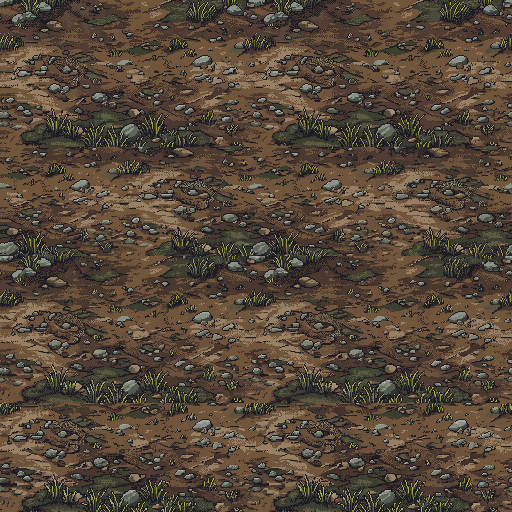
#> input picture ref/preview/ground_pro_512.png, 512 x 512 px, found by its file name
$ python extract_ground_objects.py
#> lines starting #> are read from the running program, lines starting #| are printed output that depends on the picture; after the words box and inside, x2 and y2 are one past the last pixel; in counts of white or black regions, pixels touching at a corner belong together
"""
Slavs - cut stones and grass patches out of the PixelLab ground tile (free objects).

A "tuft" is the grass blades AND the irregular green moss patch they grow from, as
one sprite (the patch is what makes grass look planted instead of pasted on brown).
Sprites are written at art resolution (shown 2x in the game), hard alpha.

    python tools/extract_ground_objects.py
Writes ref/preview/ground_objects/{stone,tuft}_NN.png and ground_objects_catalog.png
"""
import os
import numpy as np
from PIL import Image
from scipy import ndimage as ndi

SRC = "ref/preview/ground_pro_512.png"
OUT = "ref/preview/ground_objects"
os.makedirs(OUT, exist_ok=True)
t = np.asarray(Image.open(SRC).convert("RGB")).astype(np.int32)
R, G, B = t[..., 0], t[..., 1], t[..., 2]
L = 0.299 * R + 0.587 * G + 0.114 * B

green = (G >= R - 4) & (G - B > 20)
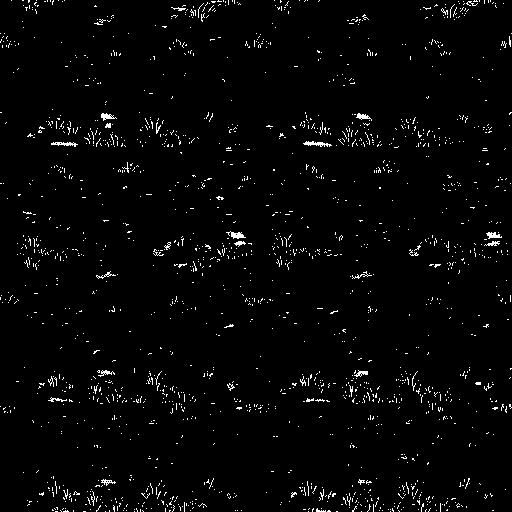
#> green: shape (512, 512) bool; 2.3% white in thin lines or dots
blade = (G > 105) & (G - B > 55) & (G >= R - 10)
#> blade: shape (512, 512) bool; 1.4% white in thin lines or dots
gm = ndi.binary_dilation(green, iterations=2)
#> gm: shape (512, 512) bool; 13.2% white; 502 white regions (207 under 20 px), largest, box (x1, y1, x2, y2) and area: (132, 478, 209, 512) 928, (336, 111, 384, 149) 838, (340, 368, 385, 406) 830
gm = ndi.binary_closing(gm, iterations=2)
#> gm: shape (512, 512) bool; 14% white; 394 white regions (166 under 20 px), largest, box (x1, y1, x2, y2) and area: (172, 229, 254, 278) 1280, (301, 111, 384, 149) 1201, (394, 365, 458, 426) 1122
gm = ndi.binary_fill_holes(gm)
#> gm: shape (512, 512) bool; 14.3% white; 394 white regions (166 under 20 px), largest, box (x1, y1, x2, y2) and area: (172, 229, 254, 278) 1369, (301, 111, 384, 149) 1288, (340, 368, 404, 411) 1188
stone = (R - B < 22) & (L > 62) & ~gm & (G - B < 24)
#> stone: shape (512, 512) bool; 6.4% white; 1888 white regions (1661 under 20 px), largest, box (x1, y1, x2, y2) and area: (377, 118, 396, 138) 187, (0, 242, 19, 255) 178, (121, 124, 138, 138) 166
sm = ndi.binary_dilation(stone, iterations=1)       # includes the dark outline
#> sm: shape (512, 512) bool; 13.4% white; 1165 white regions (694 under 20 px), largest, box (x1, y1, x2, y2) and area: (364, 101, 401, 139) 499, (119, 104, 146, 139) 379, (0, 241, 20, 262) 307
sm &= ~gm
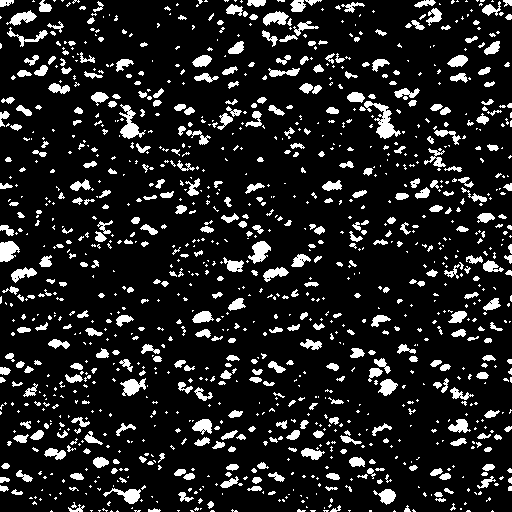
#> sm: shape (512, 512) bool; 12.7% white; 1209 white regions (768 under 20 px), largest, box (x1, y1, x2, y2) and area: (364, 101, 401, 139) 491, (119, 104, 146, 139) 372, (0, 241, 20, 262) 301


def cut(mask, kind, lo, hi, maxdim):
#> called with kind = 'stone', lo = 20, hi = 900, maxdim = 40
    lab, n = ndi.label(mask)
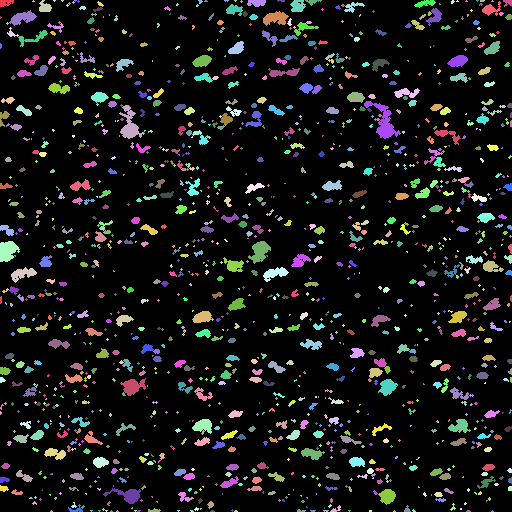
#> lab: shape (512, 512) int32; 1331 distinct labels, from 0 to 1330; one colour per label, 0 black
#> n = 1330
    out = []
    for i in range(1, n + 1):
        m = lab == i
        a = int(m.sum())
        ys, xs = np.where(m)
        h, w = ys.max() - ys.min() + 1, xs.max() - xs.min() + 1
        if a < lo or a > hi or h > maxdim or w > maxdim:
            continue
        y0, x0 = ys.min(), xs.min()
        rgba = np.zeros((h, w, 4), np.uint8)
        sub = m[y0:y0 + h, x0:x0 + w]
        rgba[..., :3] = t[y0:y0 + h, x0:x0 + w]
        rgba[..., 3] = np.where(sub, 255, 0)
        out.append((a, rgba))
#> this loop made 1330 passes
#> (a, ys, xs, h, w) on passes 2, 4, 5: (4, [0, 1, 1, 1], [33, 32, 33, 34], 2, 3), (4, [0, 0, 0, 1], [53, 54, 55, 54], 2, 3), (4, [0, 0, 0, 1], [61, 62, 63, 62], 2, 3)
#> m: shape (512, 512) bool; 0% white in thin lines or dots, all inside (x1, y1, x2, y2) = (491, 510, 494, 512)
#> after the loop, out = 445 items
    out.sort(key=lambda p: p[0])
    return out


stones = cut(sm, "stone", 20, 900, 40)
#> stones = 445 items
lab_g, n_g = ndi.label(gm)
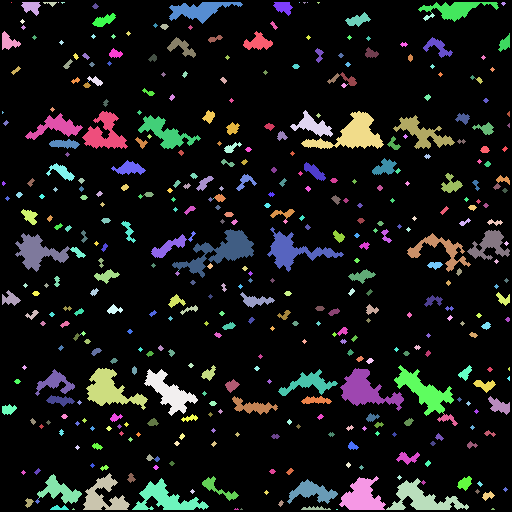
#> lab_g: shape (512, 512) int32; 423 distinct labels, from 0 to 422; one colour per label, 0 black
#> n_g = 422
has_blade = ndi.maximum(ndi.binary_dilation(blade, iterations=0), lab_g, range(1, n_g + 1))
blade_cnt = ndi.sum(blade, lab_g, range(1, n_g + 1))
#> blade_cnt = 422 values, max 140 at index 402, min 0 at index 0, mean 7.45
tuft_mask = np.isin(lab_g, [i + 1 for i in range(n_g) if blade_cnt[i] >= 6])
#> tuft_mask: shape (512, 512) bool; 10.4% white; 67 white regions, largest, box (x1, y1, x2, y2) and area: (172, 229, 254, 278) 1355, (301, 111, 384, 149) 1288, (340, 368, 404, 411) 1188
moss_mask = np.isin(lab_g, [i + 1 for i in range(n_g) if blade_cnt[i] < 6])
#> moss_mask: shape (512, 512) bool; 3.9% white; 335 white regions (171 under 20 px), largest, box (x1, y1, x2, y2) and area: (441, 173, 463, 193) 212, (49, 139, 80, 149) 200, (348, 269, 376, 284) 193
tufts = cut(tuft_mask, "tuft", 40, 4000, 90)
#> call 2 of cut, with kind = 'tuft', lo = 40, hi = 4000, maxdim = 90
#> in cut (call 2), `lab, n = ndi.label(mask)`:
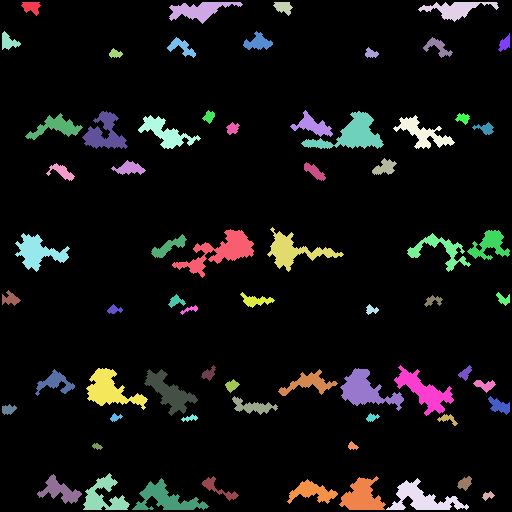
#> lab: shape (512, 512) int32; 68 distinct labels, from 0 to 67; one colour per label, 0 black
#> in cut (call 2), `lab, n = ndi.label(mask)`: n = 67
#> the loop in cut (call 2), `for i in range(1, n + 1):` made 67 passes
#> (a, h, w, y0, x0) on passes 1 to 8: (173, 14, 20, 2, 21), (745, 22, 74, 2, 169), (172, 14, 20, 2, 273), (664, 20, 81, 2, 418), (190, 19, 19, 31, 2), (299, 19, 30, 31, 243), (122, 19, 12, 33, 498), (242, 21, 29, 37, 167)
#> after the loop in cut (call 2), `for i in range(1, n + 1):`: out = 67 items
#> tufts = 67 items
moss = cut(moss_mask, "moss", 60, 4000, 90)
#> call 3 of cut, with kind = 'moss', lo = 60, hi = 4000, maxdim = 90
#> in cut (call 3), `lab, n = ndi.label(mask)`:
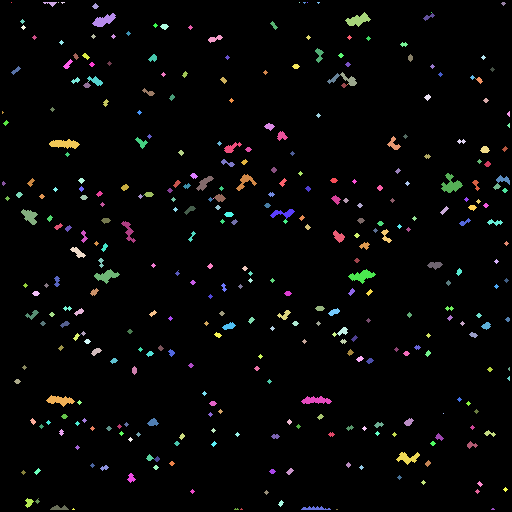
#> lab: shape (512, 512) int32; 356 distinct labels, from 0 to 355; one colour per label, 0 black
#> in cut (call 3), `lab, n = ndi.label(mask)`: n = 355
#> the loop in cut (call 3), `for i in range(1, n + 1):` made 355 passes
#> (a, ys, xs, h, w) on passes 1, 3, 4: (1, [2], [11], 1, 1), (1, [2], [58], 1, 1), (5, [2, 2, 2, 2, 3], [61, 62, 63, 64, 62], 2, 4)
print(len(stones), "stones,", len(tufts), "grass patches,", len(moss), "moss patches")
#| 445 stones, 67 grass patches, 33 moss patches
for k, items in (("stone", stones), ("tuft", tufts), ("moss", moss)):
    for j, (a, im) in enumerate(items):
        Image.fromarray(im).save("%s/%s_%02d.png" % (OUT, k, j))
#> this loop made 3 passes
#> k on passes 1 to 3: 'stone', 'tuft', 'moss'

# catalog: sprites at 2x on a brown board, rows by size
board = Image.new("RGBA", (1400, 1500), (120, 92, 64, 255))
x = y = 10; rowh = 0
for k, items in (("stone", stones), ("tuft", tufts), ("moss", moss)):
    for a, im in items:
        s = Image.fromarray(im).resize((im.shape[1] * 2, im.shape[0] * 2), Image.NEAREST)
        if x + s.width > 1390:
            x = 10; y += rowh + 10; rowh = 0
        if y + s.height > 1490:
            break
        board.alpha_composite(s, (x, y)); x += s.width + 10; rowh = max(rowh, s.height)
    x = 10; y += rowh + 40; rowh = 0
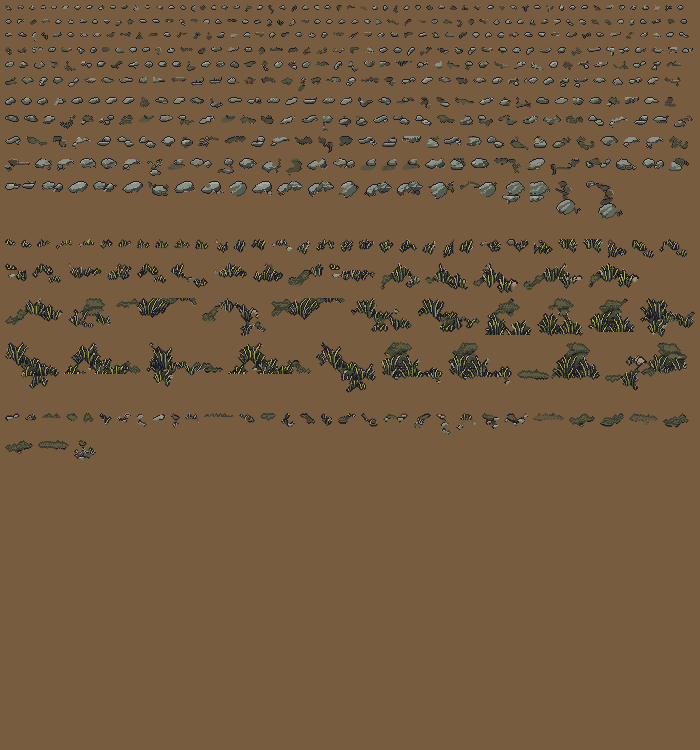
#> board: PIL image 1400x1500 RGBA (shown at 1/2 size); mean R, G, B, A 115, 90, 63.8, 255
board.convert("RGB").save("ref/preview/ground_objects_catalog.png")

$ run again, with ref/preview/calm_1.png copied over ref/preview/ground_pro_512.png
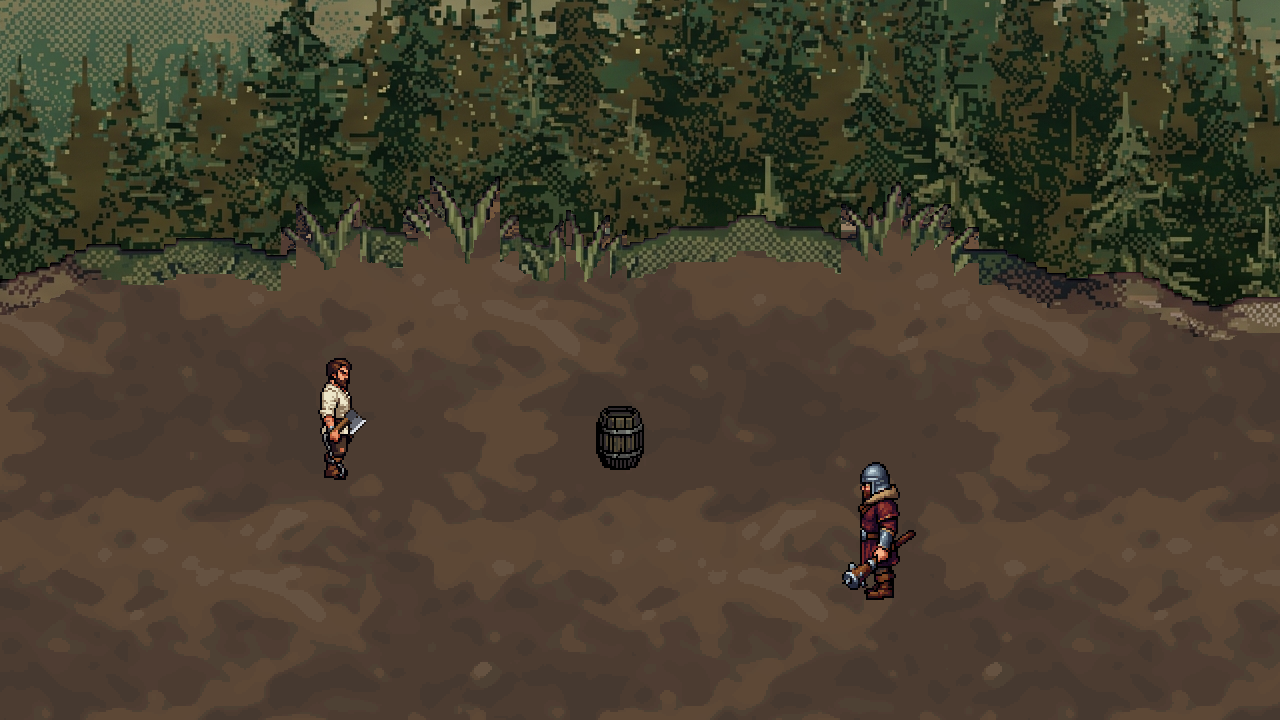
#> input picture ref/preview/calm_1.png, 1280 x 720 px, found by its file name
#> green: shape (720, 1280) bool; 16.6% white; 1335 white regions (1051 under 20 px), largest, box (x1, y1, x2, y2) and area: (0, 0, 390, 225) 38744, (368, 0, 658, 209) 15670, (1052, 0, 1280, 180) 12799
#> blade: shape (720, 1280) bool; 0% white in thin lines or dots, all inside (x1, y1, x2, y2) = (637, 51, 960, 244)
#> stone: shape (720, 1280) bool; 0.2% white; 255 white regions (242 under 20 px), largest, box (x1, y1, x2, y2) and area: (862, 464, 888, 494) 400, (346, 410, 366, 434) 232, (604, 424, 642, 434) 132
#> lab: shape (720, 1280) int32; 208 distinct labels, from 0 to 207
#> n = 207
#> the loop in cut, `for i in range(1, n + 1):` made 207 passes
#> (a, ys, xs, h, w) on passes 1 to 3: (6, [0, 0, 0, 0, 1, 1], [20, 21, 22, 23, 21, 22], 2, 4), (6, [0, 0, 0, 0, 1, 1], [32, 33, 34, 35, 33, 34], 2, 4), (9, [0, 0, 0, 0, 1, 1, 1, 1, 1], [42, 43, 44, 45, 41, 42, 43, 44, 45], 2, 5)
#> after the loop in cut, `for i in range(1, n + 1):`: out = 28 items
#> `lab_g, n_g = ndi.label(gm)`:
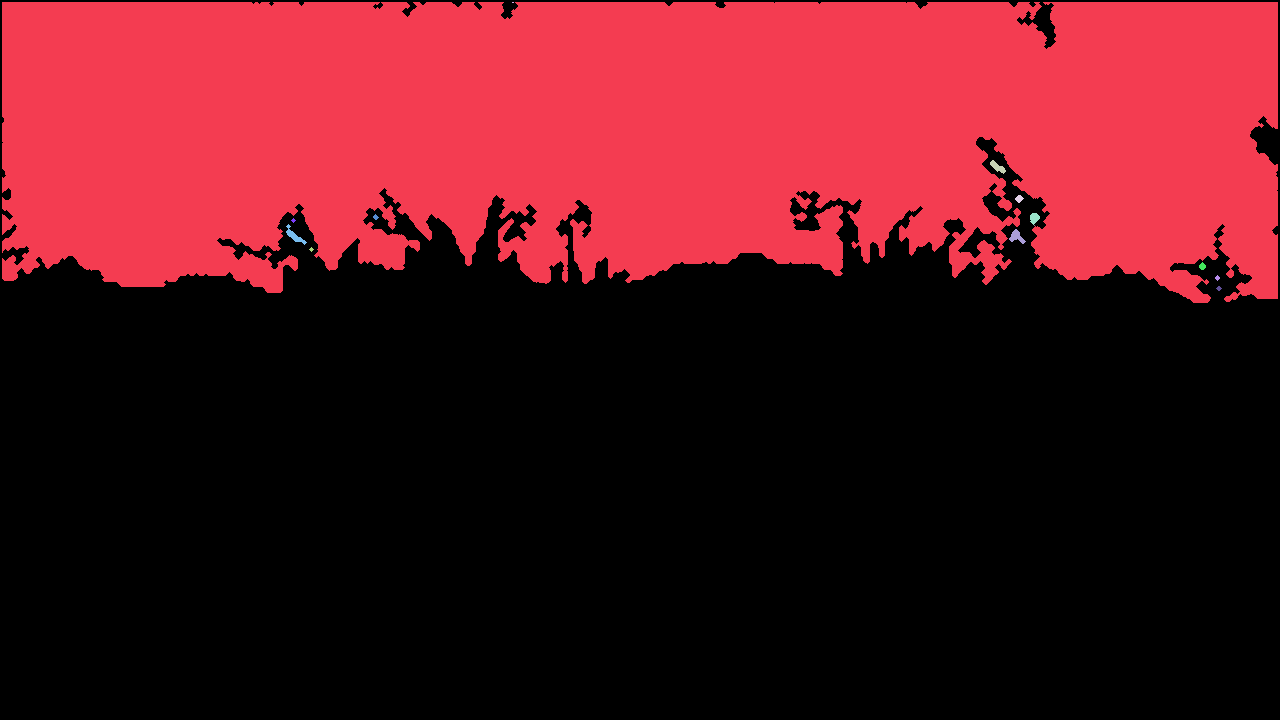
#> lab_g: shape (720, 1280) int32; 15 distinct labels, from 0 to 14; one colour per label, 0 black
#> n_g = 14
#> has_blade = [True, True, True, True, True, True, True, True, True, True, True, True, True, True]
#> blade_cnt = [8, 0, 0, 0, 0, 0, 0, 0, 0, 0, 0, 0, 0, 0]
#> tuft_mask: shape (720, 1280) bool; 35.2% white; 1 white region, box (x1, y1, x2, y2) and area: (2, 2, 1278, 303) 324606
#> moss_mask: shape (720, 1280) bool; 0.07% white; 12 white regions (5 under 20 px), largest, box (x1, y1, x2, y2) and area: (286, 224, 307, 245) 130, (1009, 229, 1026, 244) 120, (990, 160, 1006, 174) 100
#> the loop in cut (call 2), `for i in range(1, n + 1):` made 1 pass
#> (a, h, w) on pass 1: (324606, 301, 1276)
#> tufts = []
#> lab: shape (720, 1280) int32; 14 distinct labels, from 0 to 13
#> moss = 4 items
#| 28 stones, 0 grass patches, 4 moss patches
#> the loop `for k, items in (("stone", stones), ("tuft", tufts), ("moss", moss)):` made 3 passes
#> the loop `for k, items in (("stone", stones), ("tuft", tufts), ("moss", moss)):` made 3 passes
#> (k, y) on passes 1, 3: ('stone', 114), ('moss', 236)
#> after the loop `for k, items in (("stone", stones), ("tuft", tufts), ("moss", moss)):`: y = 236
#> `board.convert("RGB").save("ref/preview/ground_objects_catalog.png")`:
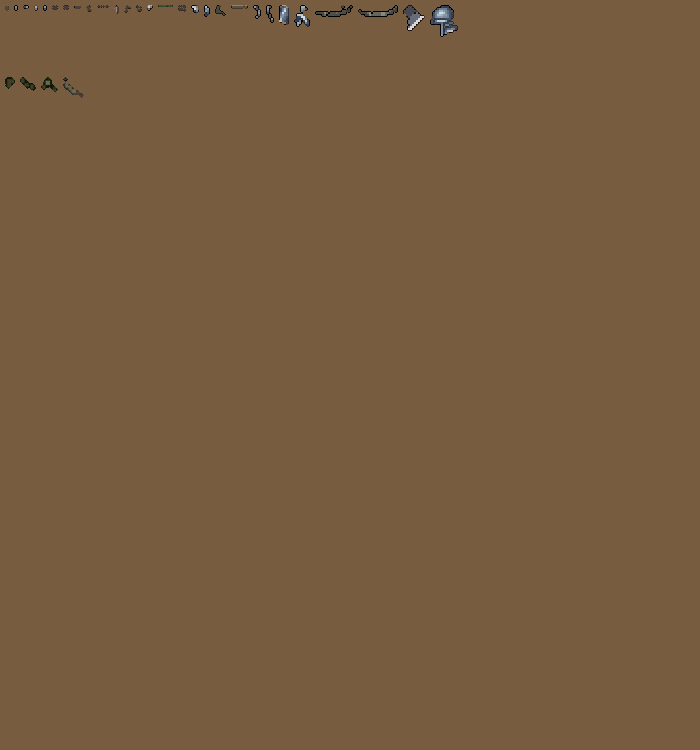
#> saved as ground_objects_catalog.png: PIL image 1400x1500 RGB (shown at 1/2 size); mean R, G, B 119.7, 91.9, 64.1
